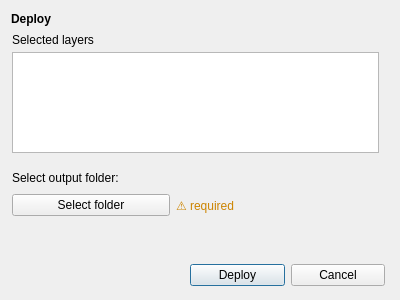
<?xml version="1.0" encoding="UTF-8"?>
<ui version="4.0">
 <class>generateDialog</class>
 <widget class="QDialog" name="generateDialog">
  <property name="geometry">
   <rect>
    <x>0</x>
    <y>0</y>
    <width>400</width>
    <height>300</height>
   </rect>
  </property>
  <property name="windowTitle">
   <string>Deploy application</string>
  </property>
  <widget class="QListWidget" name="layersList">
   <property name="geometry">
    <rect>
     <x>12</x>
     <y>52</y>
     <width>367</width>
     <height>101</height>
    </rect>
   </property>
   <property name="focusPolicy">
    <enum>Qt::NoFocus</enum>
   </property>
   <property name="selectionMode">
    <enum>QAbstractItemView::NoSelection</enum>
   </property>
  </widget>
  <widget class="QLabel" name="label_2">
   <property name="geometry">
    <rect>
     <x>12</x>
     <y>32</y>
     <width>181</width>
     <height>16</height>
    </rect>
   </property>
   <property name="text">
    <string>Selected layers</string>
   </property>
  </widget>
  <widget class="QLabel" name="folderLabel">
   <property name="geometry">
    <rect>
     <x>12</x>
     <y>170</y>
     <width>201</width>
     <height>16</height>
    </rect>
   </property>
   <property name="text">
    <string>Select output folder:</string>
   </property>
  </widget>
  <widget class="QLabel" name="label">
   <property name="geometry">
    <rect>
     <x>11</x>
     <y>11</y>
     <width>131</width>
     <height>16</height>
    </rect>
   </property>
   <property name="font">
    <font>
     <weight>75</weight>
     <bold>true</bold>
    </font>
   </property>
   <property name="text">
    <string>Deploy</string>
   </property>
  </widget>
  <widget class="QLabel" name="outputFolderLabel">
   <property name="geometry">
    <rect>
     <x>10</x>
     <y>220</y>
     <width>371</width>
     <height>21</height>
    </rect>
   </property>
   <property name="sizePolicy">
    <sizepolicy hsizetype="Preferred" vsizetype="Expanding">
     <horstretch>0</horstretch>
     <verstretch>0</verstretch>
    </sizepolicy>
   </property>
   <property name="text">
    <string/>
   </property>
  </widget>
  <widget class="QWidget" name="layoutWidget">
   <property name="geometry">
    <rect>
     <x>190</x>
     <y>260</y>
     <width>195</width>
     <height>30</height>
    </rect>
   </property>
   <layout class="QHBoxLayout" name="horizontalLayout">
    <item>
     <widget class="QPushButton" name="deployButton">
      <property name="text">
       <string>Deploy</string>
      </property>
     </widget>
    </item>
    <item>
     <widget class="QPushButton" name="cancelButton">
      <property name="text">
       <string>Cancel</string>
      </property>
     </widget>
    </item>
   </layout>
  </widget>
  <widget class="QWidget" name="layoutWidget">
   <property name="geometry">
    <rect>
     <x>12</x>
     <y>190</y>
     <width>321</width>
     <height>30</height>
    </rect>
   </property>
   <layout class="QHBoxLayout" name="horizontalLayout_2">
    <item>
     <widget class="QPushButton" name="selectFolderButton">
      <property name="text">
       <string>Select folder</string>
      </property>
     </widget>
    </item>
    <item>
     <widget class="QLabel" name="outputRequiredLabel">
      <property name="styleSheet">
       <string notr="true">color: #cc8400;</string>
      </property>
      <property name="text">
       <string>⚠ required</string>
      </property>
     </widget>
    </item>
   </layout>
  </widget>
 </widget>
 <resources/>
 <connections/>
</ui>
